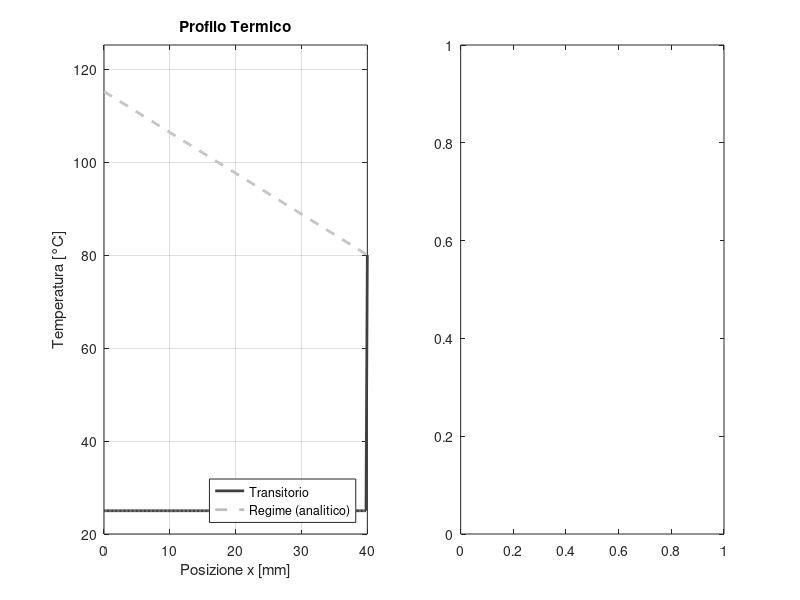

This figure's MATLAB source: (Note: this script raises an error after producing the figure.)
%% Diffusione Termica 1D: Sbarra di Alluminio
%  BC sinistra  (x=0): flusso imposto  q_in = 25 W  (Neumann)
%  BC destra    (x=L): temperatura fissa T_sink = 80 °C (Dirichlet)
%
%  Geometria: 3 mm x 30 mm x 50 mm (sezione A = 9e-5 m^2)
%
%  Metodo: differenze finite esplicite (FTCS) con ghost-node per
%          la condizione di Neumann al bordo sinistro.
%

clear; clc; close all;

%% ── 1. Parametri Fisici ─────────────────────────────────────────────────
L     = 0.040;          % Lunghezza sbarra              [m]
alpha = 98e-6;          % Diffusività termica Al        [m²/s]
k     = 237;            % Conducibilità termica Al      [W/(m·K)]
A     = 4e-3 * 30e-3;   % Sezione: 3 mm × 30 mm         [m²]  = 9e-5 m²

% Condizioni al contorno
q_in   = 25;        % Flusso termico imposto a x=0      [W]
T_sink = 80;        % Temperatura pozzo a x=L           [°C]
T0     = 25;        % Temperatura iniziale (ambiente)   [°C]

%% ── 2. Discretizzazione Spaziale ────────────────────────────────────────
Nx = 200;                    % Nodi interni + bordi
dx = L / (Nx - 1);           % Passo spaziale
x  = linspace(0, L, Nx);     % Griglia [m]

% Coefficiente CFL — stabilità per esplicito: lambda < 0.5
% Usiamo safety factor 0.45
lambda = 0.45;
dt     = lambda * dx^2 / alpha;   % Passo temporale [s]

T_final = 100;               % Durata simulazione [s] — abbondante per il regime
Nt      = ceil(T_final / dt);

fprintf('Parametri solver:\n');
fprintf('  dx = %.4f mm | dt = %.6f s | Nt = %d | lambda = %.4f\n', ...
        dx*1e3, dt, Nt, lambda);

%% ── 3. Soluzione Analitica a Regime (verifica) ──────────────────────────
% A regime: d²T/dx² = 0  →  T(x) = a·x + b
% T'(0) = -q_in/(k·A)   →  a = -q_in/(k·A)
% T(L)  = T_sink         →  b = T_sink - a·L
a_ss = -q_in / (k * A);
b_ss = T_sink - a_ss * L;
T_ss = a_ss * x + b_ss;       % Profilo lineare a regime

fprintf('  Temp. a x=0 a regime: %.2f °C\n', T_ss(1));
fprintf('  Temp. a x=L a regime: %.2f °C  (atteso: %.0f °C)\n\n', T_ss(end), T_sink);

%% ── 4. Inizializzazione ─────────────────────────────────────────────────
u     = T0 * ones(1, Nx);   % Condizione iniziale uniforme
u(end) = T_sink;             % Applica subito la Dirichlet a destra

% Matrici per registrare la storia temporale
t_hist = zeros(1, Nt);
T_x0_hist = zeros(1, Nt);   % T(x=0) nel tempo
T_xmid_hist = zeros(1, Nt); % T(x=L/2) nel tempo

%% ── 5. Setup Grafico ────────────────────────────────────────────────────
fig = figure('Name', 'Diffusione Termica 1D', ...
             'Position', [100 100 1000 520], ...
             'Color', [0.9 0.9 0.9]);

% Subplot 1: Profilo spaziale
ax1 = subplot(1,2,1);
hProf = plot(ax1, x*1e3, u, '-','color', [0.25 0.25 0.25], 'LineWidth', 2); hold on;
hSS   = plot(ax1, x*1e3, T_ss, '--','color', [0.75 0.75 0.75], 'LineWidth', 2);
xlabel(ax1, 'Posizione x [mm]');
ylabel(ax1, 'Temperatura [°C]');
title(ax1, 'Profilo Termico');
legend(ax1, 'Transitorio', 'Regime (analitico)', 'Location', 'SouthEast');
grid(ax1, 'on');
ylim(ax1, [T0-5, T_ss(1)+10]);
xlim(ax1, [0, L*1e3]);

% Subplot 2: Storia temporale
ax2 = subplot(1,2,2);
hH0   = plot(ax2, NaN, NaN, '-','color', [0.25 0.25 0.25], 'LineWidth', 2); hold on;
hHmid = plot(ax2, NaN, NaN, '-','color', [0.50 0.50 0.50], 'LineWidth', 2);
hSS0  = yline(ax2, T_ss(1), '--','color', [0.75 0.75 0.75], 'LineWidth', 2);
xlabel(ax2, 'Tempo [s]');
ylabel(ax2, 'Temperatura [°C]');
title(ax2, 'Convergenza al Regime');
legend(ax2, 'T(x=0)', 'T(x=L/2)', 'T_{regime}(x=0)', 'Location', 'SouthEast');
grid(ax2, 'on');
ylim(ax2, [T0-5, T_ss(1)+10]);

sgtitle(fig, sprintf('Sbarra Al 3×30×50 mm | q_{in}=%.0f W | T_{sink}=%.0f °C', ...
                     q_in, T_sink), 'FontSize', 12, 'FontWeight', 'bold');

%% ── 6. Loop Temporale ───────────────────────────────────────────────────
disp('Avvio simulazione...');
plot_interval = max(1, floor(Nt / 300)); % ~300 aggiornamenti grafico totali

for n = 1:Nt

    u_new = u;

    % ── A. Nodi interni: schema FTCS standard ────────────────────────────
    u_new(2:end-1) = u(2:end-1) + lambda * ...
                     (u(3:end) - 2*u(2:end-1) + u(1:end-2));

    % ── B. BC sinistra — Neumann: flusso imposto q_in  (ghost node) ──────
    %  -k·A·(dT/dx)|_{x=0} = q_in
    %  Con ghost node: u_ghost = u(2) + 2·dx·q_in/(k·A)
    %  → u_new(1) = u(1) + lambda·(u(2) - 2·u(1) + u_ghost)
    %             = u(1) + lambda·(2·u(2) - 2·u(1) + 2·dx·q_in/(k·A))
    u_ghost  = u(2) + 2 * dx * q_in / (k * A);
    u_new(1) = u(1) + lambda * (u(2) - 2*u(1) + u_ghost);

    % ── C. BC destra — Dirichlet: temperatura fissa ───────────────────────
    u_new(end) = T_sink;

    % ── D. Aggiorna stato ─────────────────────────────────────────────────
    u = u_new;

    % ── E. Registra storia temporale ──────────────────────────────────────
    t_hist(n)      = n * dt;
    T_x0_hist(n)   = u(1);
    T_xmid_hist(n) = u(ceil(Nx/2));

    % ── F. Aggiorna grafico ───────────────────────────────────────────────
    if mod(n, plot_interval) == 0
        set(hProf, 'YData', u);

        idx = 1:n;
        set(hH0,   'XData', t_hist(idx),   'YData', T_x0_hist(idx));
        set(hHmid, 'XData', t_hist(idx),   'YData', T_xmid_hist(idx));

        sgtitle(fig, sprintf('Sbarra Al 3×30×50 mm | t = %.1f s / %.0f s', ...
                             n*dt, T_final), ...
                'FontSize', 12, 'FontWeight', 'bold');
        drawnow limitrate;
    end
end

%% ── 7. Verifica Convergenza ─────────────────────────────────────────────
err_max = max(abs(u - T_ss));
fprintf('Simulazione completata.\n');
fprintf('  Errore max vs. regime analitico: %.4f °C\n', err_max);

% Grafico finale con overlay soluzione analitica ben visibile
set(hProf, 'YData', u, 'Color', [0.5 0.5 0.5]);
set(hH0,   'XData', t_hist, 'YData', T_x0_hist);
set(hHmid, 'XData', t_hist, 'YData', T_xmid_hist);
set(gca, 'xlim', [0 T_final]);
sgtitle(fig, sprintf('REGIME RAGGIUNTO | Sbarra Al 3×30×50 mm | Errore max: %.3f °C', err_max), ...
        'FontSize', 12, 'FontWeight', 'bold', 'Color', [0.25 0.25 0.25]);
drawnow;
